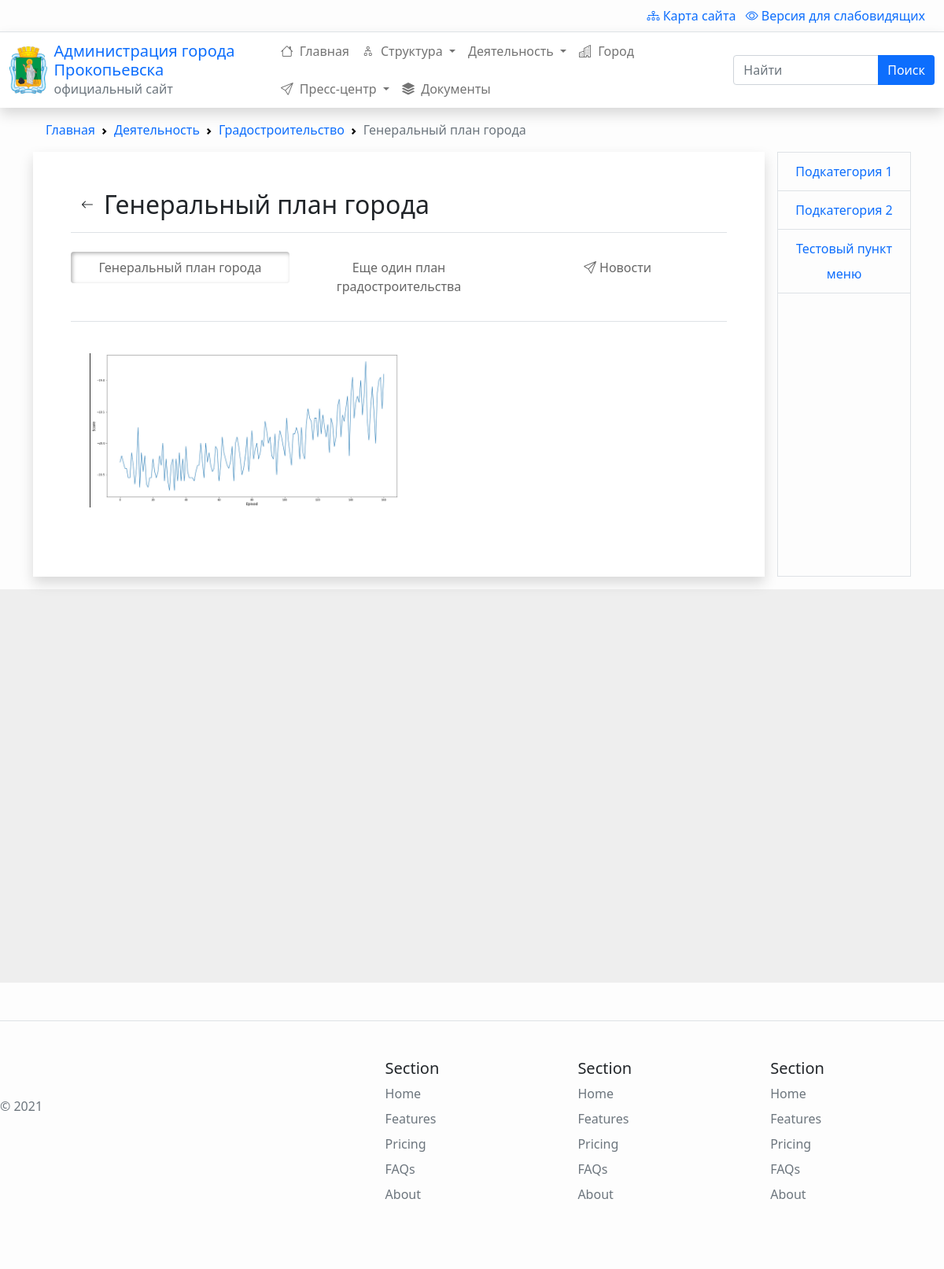
/activity/grad/plan-goroda/, run on an earlier commit of the app's database.
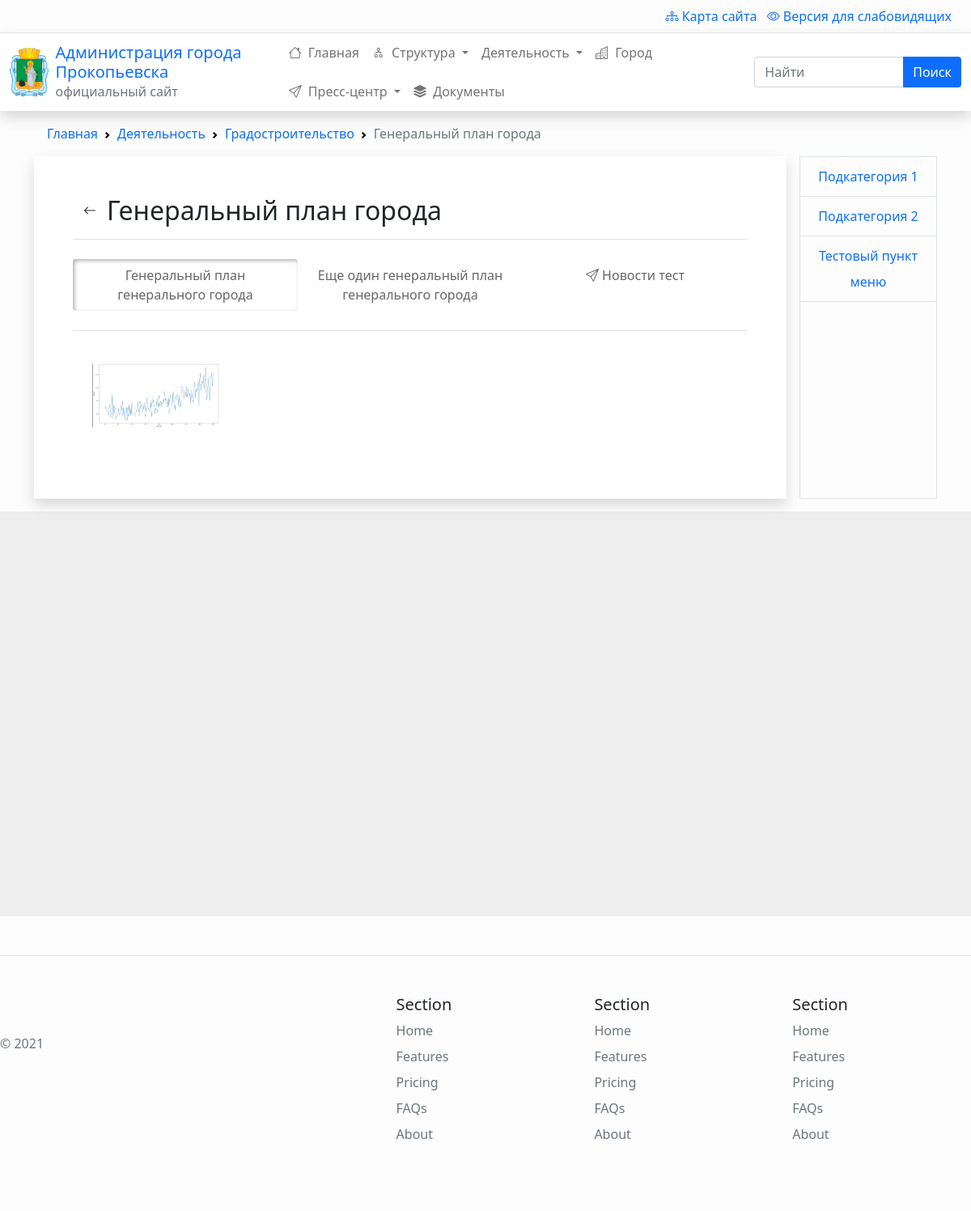
And on a later commit of the database.
### content/models.py (models this page shows, shortened)
class Post(models.Model):
    title = models.CharField(max_length=1000, verbose_name="Заголовок")
    alias = models.SlugField(default="", blank=True,
                             max_length=1000, help_text="Краткое название транслитом через тире (пример: 'kratkoe-nazvanie-translitom'). Чем короче тем лучше. Для автоматического заполнения - оставьте пустым.")
    menu = models.ForeignKey(
        Menu, on_delete=models.CASCADE, verbose_name="Привязка к меню", blank=True, null=True)
    feed = models.ManyToManyField(Feed, blank=True, null=True, verbose_name="Категория")
    text = RichTextUploadingField()

class Feed(models.Model):
    menu = models.ManyToManyField(Menu, verbose_name="Привязка к меню")
    title = models.CharField(max_length=1000, verbose_name="Заголовок")
    alias = models.SlugField(default="", blank=True, unique=True,
                             max_length=1000, help_text="Краткое название транслитом через тире (пример: 'kratkoe-nazvanie-translitom'). Чем короче тем лучше. Для автоматического заполнения - оставьте пустым.")
    description = RichTextUploadingField()

### menus/views.py (the view)
# urls.py: path('', views.menus, name='index' ),
def menus(request, section=None, *args, **kwargs):
    if len(kwargs) > 0:
        current_alias = list(kwargs.values())[-1]  # берем последний алиас из URL
        current_menu = Menu.objects.get(alias=current_alias)
    else:
        current_menu = section
    menus = Menu.objects.filter(parent_id=current_menu.id)
    bc_items = [(section.title, section.alias)]
    for slug in list(kwargs.values()):
        bc_items.append(
            (Menu.objects.get(alias=slug).title, slug)
        )
    context = {
        'section':section,
        'bc_items': bc_items,
        'page': current_menu,
        'menus': menus,
    }
    return content_views.render_content(request, context)

### app/templatetags/breadcrumbs.py (called while the page is built)
@register.inclusion_tag('app/breadcrumbs.html')
def breadcrumbs(bc_items:dict):
    url_chain = ''
    breadcrumbs_items = {'Главная':''}
    breadcrumbs_items.update(bc_items)
    for key, value in breadcrumbs_items.items():
        url_chain += value + '/'
        breadcrumbs_items[key] = url_chain
    context = {
        'breadcrumbs_items' : breadcrumbs_items
    }
    return context

### content/views.py (called while the page is built)
def get_content(menu_id: int):
    has_content = False
    contents = {}
    contents['posts'] = Post.objects.filter(menu_id=menu_id)
    contents['postfeeds'] = []
    feeds = Feed.objects.filter(menu__id=menu_id)
    for feed in feeds:
        contents['postfeeds'].append({
            'feed': feed,
            'posts': feed.post_set.all()
        })
    num_contents = 0
    for content  in contents.values():
        if len(content) > 0:
            has_content = True
            num_contents += len(content)
    contents['info'] = {
        'num_contents': num_contents
    }
    if has_content:
        return contents
    else:
        return False

### content/templates/content/content.html
{% extends 'menus/component.html' %}

### content/templates/content/page_content.html (shortened to what this page needs)
<div id="content-body">
{% if contents.info.num_contents > 1 %}
    <ul class="nav nav-pills nav-justified border-bottom pb-4 mb-3" id="pills-tab" role="tablist">
        {% for post in contents.posts %}
        <li class="nav-item" role="presentation">
            <a href="#{{post.alias}}"
            {% comment %} <a href="#{{forloop.counter}}" {% endcomment %}
                class="nav-link {% if forloop.first %}active{% endif %}"
                id="pills-tab-post-{{forloop.counter}}"
                data-bs-toggle="pill"
                data-bs-target="#pills-post-{{forloop.counter}}"
                type="button"
                role="tab"
                aria-controls="pills-post-{{forloop.counter}}"
                aria-selected="{% if forloop.first %}true{% else %}false{% endif %}"
                >
                {{ post.title }}
        </a>
        </li>
        {% endfor %}
        {% for postfeed in contents.postfeeds %}
        <li class="nav-item" role="presentation">
            <a href="#{{postfeed.feed.alias}}"
                class="nav-link"
                id="pills-tab-feed-{{forloop.counter}}"
                data-bs-toggle="pill"
                data-bs-target="#pills-feed-{{forloop.counter}}"
                type="button"
                role="tab"
                aria-controls="pills-feed-{{forloop.counter}}"
                aria-selected="{% if forloop.first %}true{% else %}false{% endif %}"
                >
                <i class="bi bi-send"></i>
                {{ postfeed.feed.title }}
        </a>
        </li>
        {% endfor %}
    </ul>
    <div class="tab-content" id="pills-tabContent">
        {% for post in contents.posts %}
        <div class="tab-pane fade p-4 {% if forloop.first %}show active{% endif %}"
            id="pills-post-{{forloop.counter}}"
            role="tabpanel"
            aria-labelledby="pills-tab-post-{{forloop.counter}}"
            >
            {{ post.text|safe }}
        </div>
        {% endfor %}
    </div>
{% else %}
    {{ contents.posts.0.text|safe }}
    {{ contents.postfeeds.0.feed.description|safe }}
    {{ contents.postfeeds.0.posts }}
{% endif %}
</div>

What changed in the data, as far as the page shows it:
changed Post: title "Генеральный план города" → "Генеральный план генерального города"
changed Post: title "Еще один план градостроительства" → "Еще один генеральный план генерального города"
changed Feed: feed "Новости" → "Новости тест"
